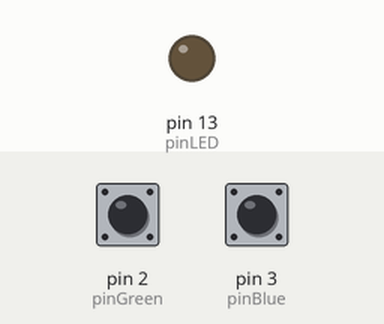
Bench run of a sketch on a simulated Arduino Uno, built with avr-gcc and run on an emulated ATmega328P. On the bench: output pins drawn as LEDs (lit = HIGH). The inputs (shaded band) are chosen by the test bench; at power-on: pin 2 (pinGreen) HIGH, pin 3 (pinBlue) HIGH. What the sketch prints to the serial monitor is not drawn.

Above: at 1.2 s.
1.3 s: pin 2 (pinGreen) pulled LOW for 0.15 s
Timing chart, 0 to 4.3 s (numbered marks = the images above; inputs shaded):
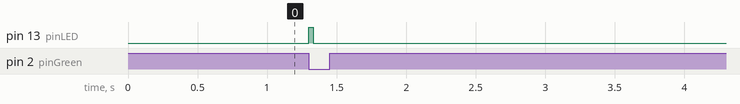

Measured:
- after the input at 1.3 s, pin 13 (pinLED): LOW → HIGH at once, → LOW 0.03 s later

The sketch:

20200212_tlc.ino
```cpp
//Traffic Light Control Box.
//https://www.amazon.ca/uxcell%C2%AE-Mushroom-Emergency-Latching-Station/dp/B008LT328Y/
//Each button is wired to the NO terminal pair using cat5e.

#define pinBrown 0
#define pinOrange 1
#define pinGreen 2
#define pinBlue 3
#define pinLED 13

byte buttonStates[] = {0, 0, 0, 0};

void buttonBrown() {
  buttonStates[0] = 1;
}
void buttonOrange() {
  buttonStates[1] = 1;
}
void buttonGreen() {
  buttonStates[2] = 1;
}
void buttonBlue() {
  buttonStates[3] = 1;
}

void setup() {
  Serial.begin(9600);
  pinMode(pinLED, OUTPUT);

  //All buttons are wired as Normally Open.
  pinMode(pinBrown, INPUT_PULLUP);
  attachInterrupt(digitalPinToInterrupt(pinBrown), buttonBrown, FALLING);
  pinMode(pinOrange, INPUT_PULLUP);
  attachInterrupt(digitalPinToInterrupt(pinOrange), buttonOrange, FALLING);
  pinMode(pinGreen, INPUT_PULLUP);
  attachInterrupt(digitalPinToInterrupt(pinGreen), buttonGreen, FALLING);
  pinMode(pinBlue, INPUT_PULLUP);
  attachInterrupt(digitalPinToInterrupt(pinBlue), buttonBlue, FALLING);
}

//If a button is pressed, send a serial message to a waiting network connected host.
void loop() {
  for(byte i = 0; i < 4; i = i + 1) {
    if(buttonStates[i] == 1){
      Serial.print("stat/trafficcontrol/button");
      Serial.print(i);
      Serial.println(" ON");
      digitalWrite(pinLED,HIGH);
      delay(30);
      digitalWrite(pinLED,LOW);
      buttonStates[i] = 0;
    }
  }
  delay(1);
}
```
